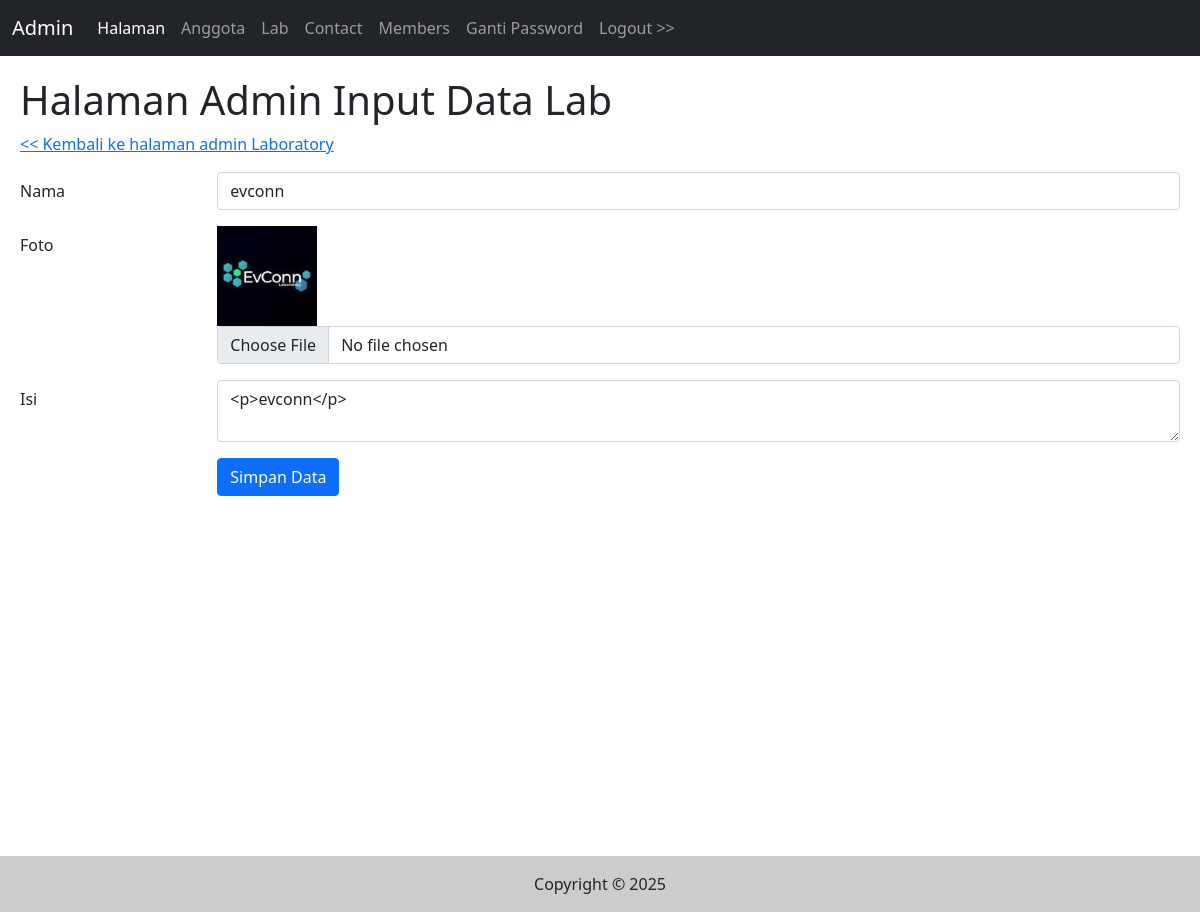
Screenshot of /admin/partners_input.php?id=5 (signed in) with the database file from the repository.
### tables this page shows
CREATE TABLE `partners` (
  `id` int(11) NOT NULL,
  `nama` varchar(255) NOT NULL,
  `foto` varchar(255) NOT NULL,
  `isi` text NOT NULL,
  `tgl_isi` timestamp NOT NULL DEFAULT current_timestamp()
);

### admin/partners_input.php (the view, shortened to what this page needs)
<?php include("inc_header.php") ?>
<?php
$nama       = "";
$isi        = "";
$foto       = "";
if(isset($_GET['id'])){
    $id = $_GET['id'];
}else{
    $id = "";
}
if($id != ""){
    $sql1   = "select * from partners where id = '$id'";
    $q1     = mysqli_query($koneksi,$sql1);
    $r1     = mysqli_fetch_array($q1);
    $nama   = $r1['nama'];
    $isi        = $r1['isi'];
    $foto   = $r1['foto'];
}
?>
<h1>Halaman Admin Input Data Lab</h1>
<div class="mb-3 row">
    <a href="partners.php">
        << Kembali ke halaman admin Laboratory</a>
</div>
<form action="" method="post" enctype="multipart/form-data">
    <div class="mb-3 row">
        <label for="nama" class="col-sm-2 col-form-label">Nama</label>
        <div class="col-sm-10">
            <input type="text" class="form-control" id="nama" value="<?php echo $nama ?>" name="nama">
        </div>
    </div>
    <div class="mb-3 row">
        <label for="foto" class="col-sm-2 col-form-label">Foto</label>
        <div class="col-sm-10">
            <?php
            if($foto){
                echo "<img src='../gambar/$foto' style='max-height:100px;max-width:100px'/>";
            }
            ?>
            <input type="file" class="form-control" id="foto" name="foto">
        </div>
    </div>
    <div class="mb-3 row">
        <label for="isi" class="col-sm-2 col-form-label">Isi</label>
        <div class="col-sm-10">
            <textarea name="isi" class="form-control" id="summernote"><?php echo $isi ?></textarea>
        </div>
    </div>
    <div class="mb-3 row">
        <div class="col-sm-2"></div>
        <div class="col-sm-10">
            <input type="submit" name="simpan" value="Simpan Data" class="btn btn-primary" />
        </div>
    </div>
</form>
<?php include("inc_footer.php") ?>

### rows the page displays
partners: nama "evconn", foto (picture), isi "<p>evconn</p>"
